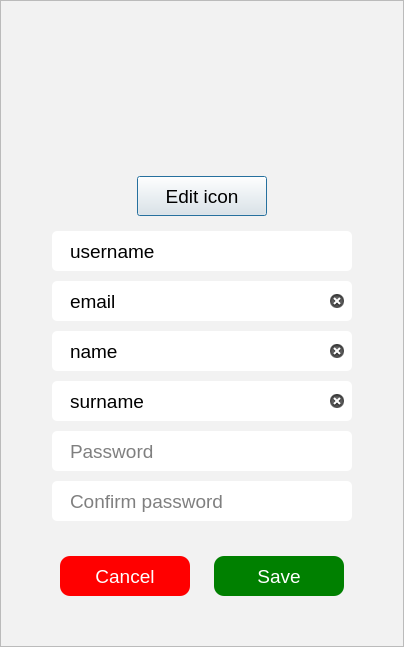
<?xml version="1.0" encoding="UTF-8"?>
<ui version="4.0">
 <class>ProfileDialog</class>
 <widget class="QDialog" name="ProfileDialog">
  <property name="geometry">
   <rect>
    <x>0</x>
    <y>0</y>
    <width>404</width>
    <height>642</height>
   </rect>
  </property>
  <property name="sizePolicy">
   <sizepolicy hsizetype="Preferred" vsizetype="Preferred">
    <horstretch>0</horstretch>
    <verstretch>0</verstretch>
   </sizepolicy>
  </property>
  <property name="minimumSize">
   <size>
    <width>0</width>
    <height>0</height>
   </size>
  </property>
  <property name="maximumSize">
   <size>
    <width>16777215</width>
    <height>16777215</height>
   </size>
  </property>
  <property name="windowTitle">
   <string>Profile</string>
  </property>
  <property name="styleSheet">
   <string notr="true">* {
	font-family: &quot;Roboto Light&quot;;
	font-size: 14pt;
}

QFrame {
	background-color: #f2f2f2;
}

QLineEdit {
	background-color: white;
	padding: 5px 16px 5px;
    border-radius: 5px;
}

QLineEdit:focus {
	border: 2px solid #1877f2;
}

QLineEdit[readOnly=&quot;true&quot;] {
	background-color: transparent;
}

QPushButton#cancel,QPushButton#save {
	border-radius: 10px;
}

QPushButton#cancel:pressed,QPushButton#save:pressed {
	border-radius: 15px;
}

QPushButton#cancel {
	color: white;
    background-color: red;
}

QPushButton#cancel:hover {
    background-color:  #C0180C;
}

QPushButton#save {
	color: white;
	background-color: green;
}

QPushButton#save:hover {
	background-color: #056905;
}</string>
  </property>
  <layout class="QVBoxLayout" name="verticalLayout_3">
   <property name="spacing">
    <number>0</number>
   </property>
   <property name="leftMargin">
    <number>0</number>
   </property>
   <property name="topMargin">
    <number>0</number>
   </property>
   <property name="rightMargin">
    <number>0</number>
   </property>
   <property name="bottomMargin">
    <number>0</number>
   </property>
   <item>
    <widget class="QFrame" name="form">
     <property name="frameShape">
      <enum>QFrame::StyledPanel</enum>
     </property>
     <property name="frameShadow">
      <enum>QFrame::Raised</enum>
     </property>
     <layout class="QVBoxLayout" name="verticalLayout_4">
      <property name="spacing">
       <number>15</number>
      </property>
      <property name="leftMargin">
       <number>50</number>
      </property>
      <property name="topMargin">
       <number>30</number>
      </property>
      <property name="rightMargin">
       <number>50</number>
      </property>
      <property name="bottomMargin">
       <number>30</number>
      </property>
      <item>
       <layout class="QVBoxLayout" name="verticalLayout_2">
        <item alignment="Qt::AlignHCenter">
         <widget class="QLabel" name="icon">
          <property name="minimumSize">
           <size>
            <width>130</width>
            <height>130</height>
           </size>
          </property>
          <property name="maximumSize">
           <size>
            <width>130</width>
            <height>130</height>
           </size>
          </property>
          <property name="text">
           <string/>
          </property>
          <property name="pixmap">
           <pixmap resource="resource.qrc">:/images/profile/default.png</pixmap>
          </property>
          <property name="scaledContents">
           <bool>true</bool>
          </property>
         </widget>
        </item>
        <item alignment="Qt::AlignHCenter">
         <widget class="QPushButton" name="edit_icon">
          <property name="sizePolicy">
           <sizepolicy hsizetype="Minimum" vsizetype="Fixed">
            <horstretch>0</horstretch>
            <verstretch>0</verstretch>
           </sizepolicy>
          </property>
          <property name="minimumSize">
           <size>
            <width>130</width>
            <height>40</height>
           </size>
          </property>
          <property name="maximumSize">
           <size>
            <width>130</width>
            <height>40</height>
           </size>
          </property>
          <property name="text">
           <string>Edit icon</string>
          </property>
         </widget>
        </item>
       </layout>
      </item>
      <item>
       <layout class="QVBoxLayout" name="verticalLayout">
        <property name="spacing">
         <number>10</number>
        </property>
        <item alignment="Qt::AlignHCenter">
         <widget class="QLineEdit" name="username">
          <property name="sizePolicy">
           <sizepolicy hsizetype="Fixed" vsizetype="Fixed">
            <horstretch>0</horstretch>
            <verstretch>0</verstretch>
           </sizepolicy>
          </property>
          <property name="minimumSize">
           <size>
            <width>300</width>
            <height>40</height>
           </size>
          </property>
          <property name="maximumSize">
           <size>
            <width>300</width>
            <height>40</height>
           </size>
          </property>
          <property name="focusPolicy">
           <enum>Qt::NoFocus</enum>
          </property>
          <property name="text">
           <string>username</string>
          </property>
          <property name="readOnly">
           <bool>true</bool>
          </property>
         </widget>
        </item>
        <item alignment="Qt::AlignHCenter">
         <widget class="QLineEdit" name="email">
          <property name="sizePolicy">
           <sizepolicy hsizetype="Fixed" vsizetype="Fixed">
            <horstretch>0</horstretch>
            <verstretch>0</verstretch>
           </sizepolicy>
          </property>
          <property name="minimumSize">
           <size>
            <width>300</width>
            <height>40</height>
           </size>
          </property>
          <property name="maximumSize">
           <size>
            <width>300</width>
            <height>40</height>
           </size>
          </property>
          <property name="focusPolicy">
           <enum>Qt::StrongFocus</enum>
          </property>
          <property name="text">
           <string>email</string>
          </property>
          <property name="readOnly">
           <bool>false</bool>
          </property>
          <property name="clearButtonEnabled">
           <bool>true</bool>
          </property>
         </widget>
        </item>
        <item alignment="Qt::AlignHCenter">
         <widget class="QLineEdit" name="name">
          <property name="sizePolicy">
           <sizepolicy hsizetype="Fixed" vsizetype="Fixed">
            <horstretch>0</horstretch>
            <verstretch>0</verstretch>
           </sizepolicy>
          </property>
          <property name="minimumSize">
           <size>
            <width>300</width>
            <height>40</height>
           </size>
          </property>
          <property name="maximumSize">
           <size>
            <width>300</width>
            <height>40</height>
           </size>
          </property>
          <property name="focusPolicy">
           <enum>Qt::StrongFocus</enum>
          </property>
          <property name="text">
           <string>name</string>
          </property>
          <property name="readOnly">
           <bool>false</bool>
          </property>
          <property name="clearButtonEnabled">
           <bool>true</bool>
          </property>
         </widget>
        </item>
        <item alignment="Qt::AlignHCenter">
         <widget class="QLineEdit" name="surname">
          <property name="sizePolicy">
           <sizepolicy hsizetype="Fixed" vsizetype="Fixed">
            <horstretch>0</horstretch>
            <verstretch>0</verstretch>
           </sizepolicy>
          </property>
          <property name="minimumSize">
           <size>
            <width>300</width>
            <height>40</height>
           </size>
          </property>
          <property name="maximumSize">
           <size>
            <width>300</width>
            <height>40</height>
           </size>
          </property>
          <property name="focusPolicy">
           <enum>Qt::StrongFocus</enum>
          </property>
          <property name="text">
           <string>surname</string>
          </property>
          <property name="readOnly">
           <bool>false</bool>
          </property>
          <property name="clearButtonEnabled">
           <bool>true</bool>
          </property>
         </widget>
        </item>
        <item alignment="Qt::AlignHCenter">
         <widget class="QLineEdit" name="password">
          <property name="sizePolicy">
           <sizepolicy hsizetype="Fixed" vsizetype="Fixed">
            <horstretch>0</horstretch>
            <verstretch>0</verstretch>
           </sizepolicy>
          </property>
          <property name="minimumSize">
           <size>
            <width>300</width>
            <height>40</height>
           </size>
          </property>
          <property name="maximumSize">
           <size>
            <width>300</width>
            <height>40</height>
           </size>
          </property>
          <property name="focusPolicy">
           <enum>Qt::StrongFocus</enum>
          </property>
          <property name="text">
           <string/>
          </property>
          <property name="echoMode">
           <enum>QLineEdit::Password</enum>
          </property>
          <property name="placeholderText">
           <string>Password</string>
          </property>
          <property name="clearButtonEnabled">
           <bool>true</bool>
          </property>
         </widget>
        </item>
        <item alignment="Qt::AlignHCenter">
         <widget class="QLineEdit" name="repeat_password">
          <property name="sizePolicy">
           <sizepolicy hsizetype="Fixed" vsizetype="Fixed">
            <horstretch>0</horstretch>
            <verstretch>0</verstretch>
           </sizepolicy>
          </property>
          <property name="minimumSize">
           <size>
            <width>300</width>
            <height>40</height>
           </size>
          </property>
          <property name="maximumSize">
           <size>
            <width>300</width>
            <height>40</height>
           </size>
          </property>
          <property name="focusPolicy">
           <enum>Qt::StrongFocus</enum>
          </property>
          <property name="text">
           <string/>
          </property>
          <property name="echoMode">
           <enum>QLineEdit::Password</enum>
          </property>
          <property name="placeholderText">
           <string>Confirm password</string>
          </property>
          <property name="clearButtonEnabled">
           <bool>true</bool>
          </property>
         </widget>
        </item>
       </layout>
      </item>
      <item>
       <layout class="QHBoxLayout" name="horizontalLayout">
        <property name="topMargin">
         <number>20</number>
        </property>
        <property name="bottomMargin">
         <number>20</number>
        </property>
        <item>
         <widget class="QPushButton" name="cancel">
          <property name="sizePolicy">
           <sizepolicy hsizetype="Fixed" vsizetype="Fixed">
            <horstretch>0</horstretch>
            <verstretch>0</verstretch>
           </sizepolicy>
          </property>
          <property name="minimumSize">
           <size>
            <width>130</width>
            <height>40</height>
           </size>
          </property>
          <property name="maximumSize">
           <size>
            <width>130</width>
            <height>40</height>
           </size>
          </property>
          <property name="text">
           <string>Cancel</string>
          </property>
         </widget>
        </item>
        <item>
         <widget class="QPushButton" name="save">
          <property name="sizePolicy">
           <sizepolicy hsizetype="Fixed" vsizetype="Fixed">
            <horstretch>0</horstretch>
            <verstretch>0</verstretch>
           </sizepolicy>
          </property>
          <property name="minimumSize">
           <size>
            <width>130</width>
            <height>40</height>
           </size>
          </property>
          <property name="maximumSize">
           <size>
            <width>130</width>
            <height>40</height>
           </size>
          </property>
          <property name="text">
           <string>Save</string>
          </property>
         </widget>
        </item>
       </layout>
      </item>
     </layout>
    </widget>
   </item>
  </layout>
 </widget>
 <tabstops>
  <tabstop>email</tabstop>
  <tabstop>name</tabstop>
  <tabstop>surname</tabstop>
  <tabstop>password</tabstop>
  <tabstop>repeat_password</tabstop>
  <tabstop>cancel</tabstop>
  <tabstop>save</tabstop>
  <tabstop>edit_icon</tabstop>
 </tabstops>
 <resources>
  <include location="resource.qrc"/>
 </resources>
 <connections>
  <connection>
   <sender>cancel</sender>
   <signal>clicked()</signal>
   <receiver>ProfileDialog</receiver>
   <slot>reject()</slot>
   <hints>
    <hint type="sourcelabel">
     <x>144</x>
     <y>529</y>
    </hint>
    <hint type="destinationlabel">
     <x>150</x>
     <y>-11</y>
    </hint>
   </hints>
  </connection>
 </connections>
</ui>
